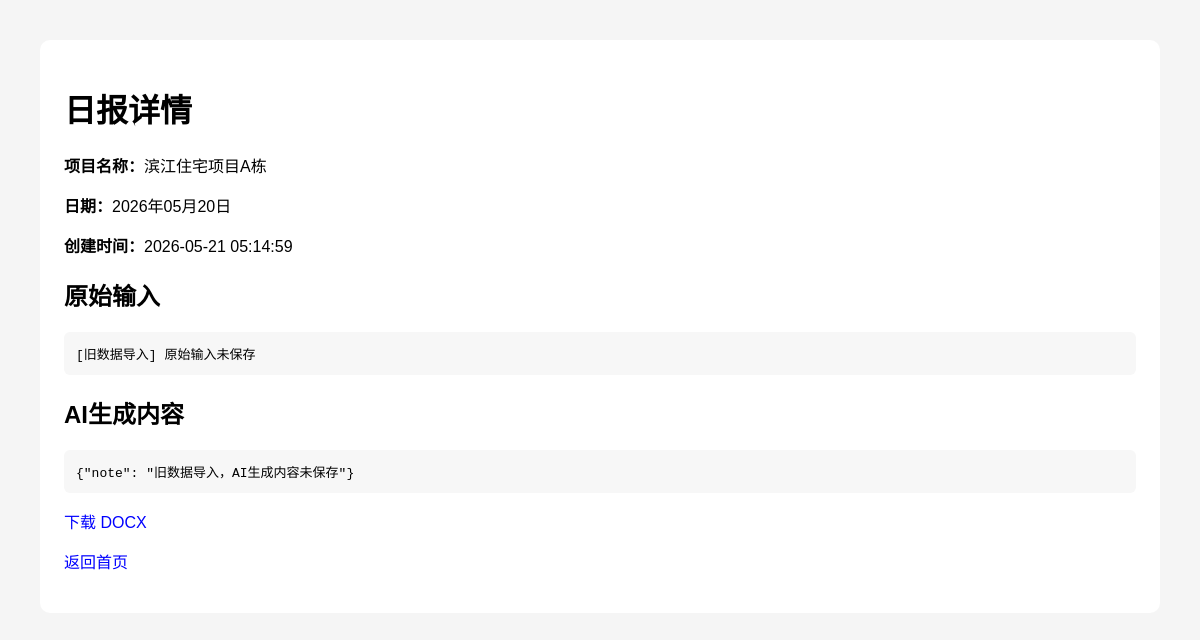
Screenshot of /report/5 with the database file from the repository.
### tables this page shows
CREATE TABLE reports (
                id INTEGER PRIMARY KEY AUTOINCREMENT,
                date TEXT NOT NULL,
                project_name TEXT NOT NULL,
                original_input TEXT NOT NULL,
                ai_content TEXT NOT NULL,
                docx_path TEXT NOT NULL,
                created_at TIMESTAMP DEFAULT CURRENT_TIMESTAMP
            );

### app/web.py (the view)
@app.get("/report/{report_id}", response_class=HTMLResponse)
async def detail(request: Request, report_id: int):
    report = get_report_by_id(report_id)
    if not report:
        raise HTTPException(status_code=404, detail="日报不存在")
    return templates.TemplateResponse(
        request=request,
        name="detail.html",
        context={"report": report}
    )

### app/templates/detail.html (shortened to what this page needs)
{% extends "base.html" %}
{% block content %}
<h1>日报详情</h1>
<p><strong>项目名称：</strong>{{ report.project_name }}</p>
<p><strong>日期：</strong>{{ report.date_display }}</p>
<p><strong>创建时间：</strong>{{ report.created_at }}</p>
<h2>原始输入</h2>
<pre>{{ report.original_input }}</pre>
<h2>AI生成内容</h2>
<pre>{{ report.ai_content }}</pre>
<p>
    <a href="/download/{{ report.id }}">
        下载 DOCX
    </a>
</p>
<p>
    <a href="/">
        返回首页
    </a>
</p>
{% endblock %}

### app/templates/base.html (style rules this page uses)
body { font-family: Arial, sans-serif; margin: 40px; background: #f5f5f5; }
a { text-decoration: none; color: blue; margin-right: 10px; }
pre { white-space: pre-wrap; background: #f7f7f7; padding: 12px; border-radius: 6px; }

### rows the page displays
reports: project_name "滨江住宅项目A栋", created_at "2026-05-21 05:14:59", original_input "[旧数据导入] 原始输入未保存", ai_content "{\"note\": \"旧数据导入，AI生成内容未保存\"}"

### other values shown
{{ report.date_display }} "2026年05月20日"
